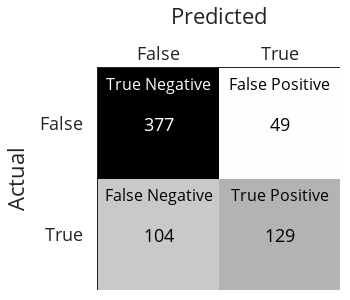

The notebook cell this image was saved under:
### Code cell
fig = ff.create_annotated_heatmap(z=mat,
                                  x=["False", "True"], y=["False", "True"], 
                                  showscale=False, 
                                 colorscale=px.colors.sequential.gray_r)
fig.update_layout(font=dict(size=18), width=350, height=300)
# Add Labels
fig.add_annotation(x=0,y=0, text="True Negative", 
                   yshift=40, showarrow=False, font=dict(color="white",size=16))
fig.add_annotation(x=1,y=0, text="False Positive", 
                   yshift=40, showarrow=False, font=dict(color="black",size=16))
fig.add_annotation(x=0,y=1, text="False Negative", 
                   yshift=40, showarrow=False, font=dict(color="black",size=16))
fig.add_annotation(x=1,y=1, text="True Positive", 
                   yshift=40, showarrow=False, font=dict(color="black",size=16))

fig.update_xaxes(title="Predicted")
fig.update_yaxes(title="Actual", autorange="reversed")

### Figure 1 — Plotly figure (JSON) as saved in the notebook; plotly's stock layout.template omitted (floating-point values rounded to 4 significant figures)
{"data": [{"colorscale": [[0, "rgb(254, 254, 253)"], [0.09091, "rgb(224, 224, 223)"], [0.1818, "rgb(197, 197, 195)"], [0.2727, "rgb(171, 171, 170)"], [0.3636, "rgb(146, 146, 145)"], [0.4545, "rgb(124, 123, 122)"], [0.5455, "rgb(102, 101, 101)"], [0.6364, "rgb(81, 80, 80)"], [0.7273, "rgb(59, 59, 59)"], [0.8182, "rgb(38, 38, 38)"], [0.9091, "rgb(16, 16, 16)"], [1, "rgb(0, 0, 0)"]], "reversescale": false, "showscale": false, "type": "heatmap", "x": ["False", "True"], "y": ["False", "True"], "z": [[377, 49], [104, 129]]}], "layout": {"annotations": [{"font": {"color": "#FFFFFF"}, "showarrow": false, "text": "377", "x": "False", "xref": "x", "y": "False", "yref": "y"}, {"font": {"color": "#000000"}, "showarrow": false, "text": "49", "x": "True", "xref": "x", "y": "False", "yref": "y"}, {"font": {"color": "#000000"}, "showarrow": false, "text": "104", "x": "False", "xref": "x", "y": "True", "yref": "y"}, {"font": {"color": "#000000"}, "showarrow": false, "text": "129", "x": "True", "xref": "x", "y": "True", "yref": "y"}, {"font": {"color": "white", "size": 16}, "showarrow": false, "text": "True Negative", "x": 0, "y": 0, "yshift": 40}, {"font": {"color": "black", "size": 16}, "showarrow": false, "text": "False Positive", "x": 1, "y": 0, "yshift": 40}, {"font": {"color": "black", "size": 16}, "showarrow": false, "text": "False Negative", "x": 0, "y": 1, "yshift": 40}, {"font": {"color": "black", "size": 16}, "showarrow": false, "text": "True Positive", "x": 1, "y": 1, "yshift": 40}], "font": {"size": 18}, "height": 300, "width": 350, "xaxis": {"autorange": true, "dtick": 1, "gridcolor": "rgb(0, 0, 0)", "range": [-0.5, 1.5], "side": "top", "ticks": "", "title": {"text": "Predicted"}, "type": "category"}, "yaxis": {"autorange": true, "dtick": 1, "range": [1.5, -0.5], "ticks": "", "ticksuffix": "  ", "title": {"text": "Actual"}, "type": "category"}}}
